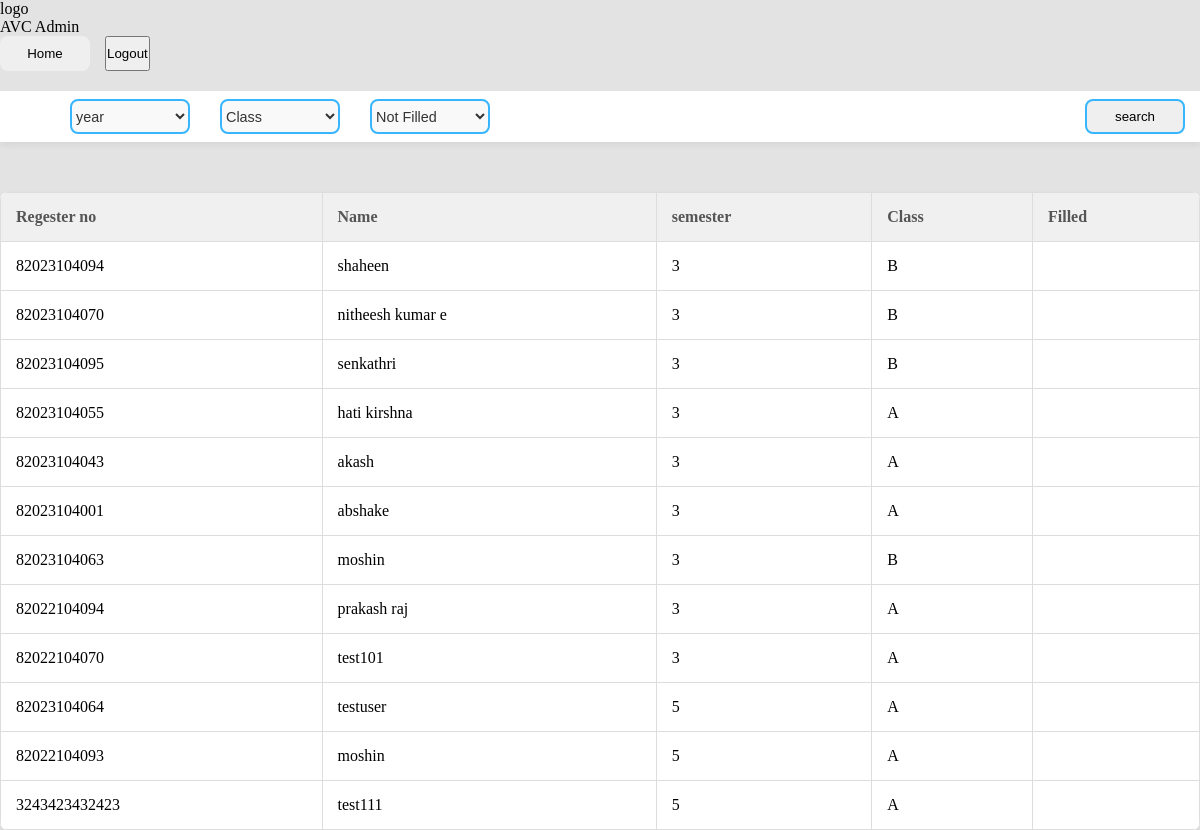
The page /student/ on the database as committed earlier.
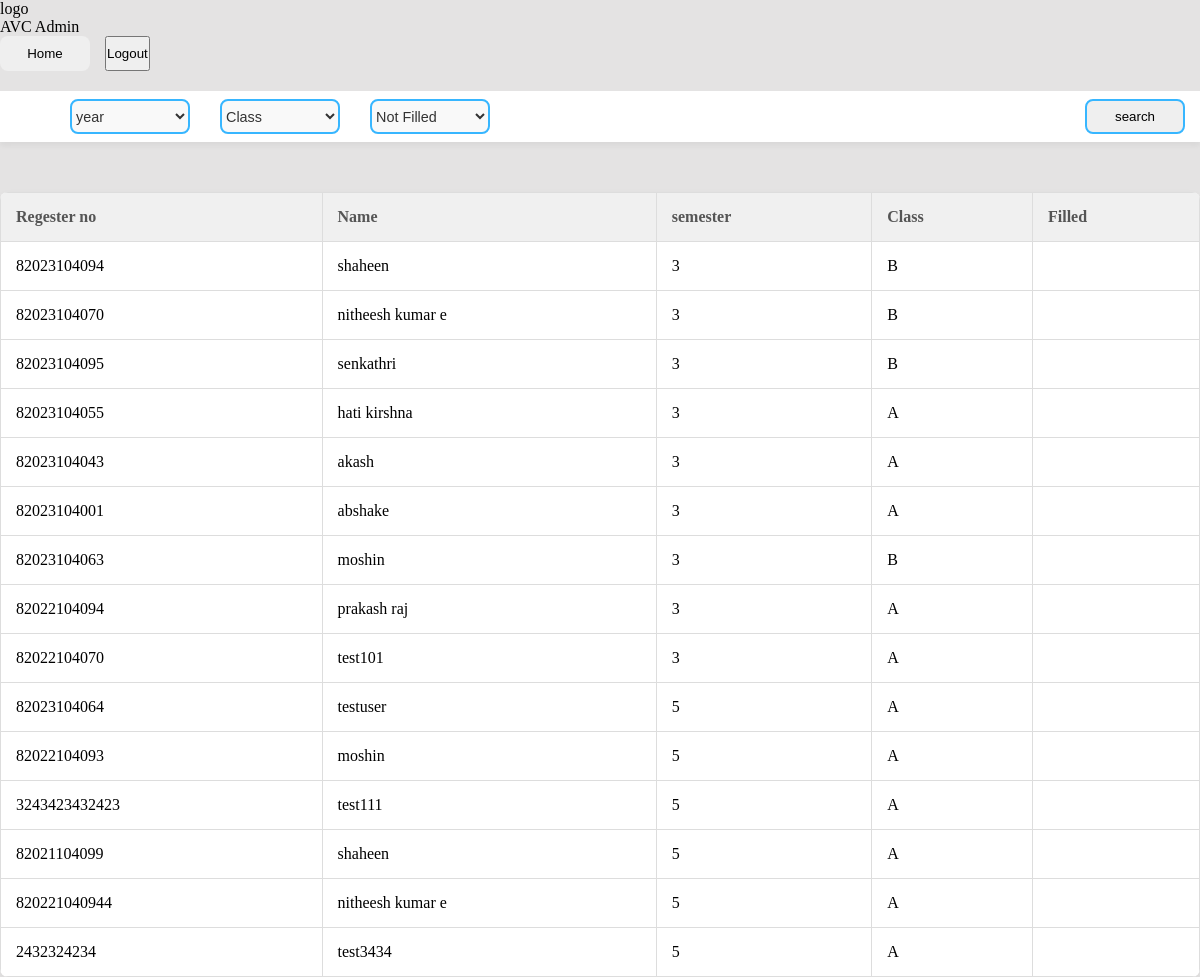
The same page on the database as committed later.
### core/models.py (models this page shows, shortened)
class Student(models.Model):
    name = models.CharField(max_length=20)
    regno = models.BigIntegerField(unique=True)
    dept = models.CharField(max_length=50,choices=DEPARTMENT)
    section = models.CharField(max_length=1)
    semester = models.SmallIntegerField()

### core/views.py (the view, shortened to what this page needs)
# urls.py: path('student/',views.StudentCheck.as_view(),name='student'),
class StudentCheck(View):
    template_name = 'admin/student.html'
    def get(self,request):
        student = Student.objects.all()
        return render(self.request,self.template_name,{'students':student})

### templates/admin/student.html (shortened to what this page needs)
{% extends 'admin/nav.html' %}
{% load static %}
{% block header %}
<link rel="stylesheet" href="{% static 'css/student.css' %}">
{% endblock %}
{% block content %}
<form action="{% url 'student' %}" method="post">
    <div class="filters">
        <div class="main_features">
            <div>
                <select class="features" name="year">
                <option value="">year</option>
                </select>
            </div>
            <div>
                <select class="features" name="class">
                <option value="">Class</option>
                </select>
            </div>
            <div>
                <select class="features" name="choices">
                <option value="">Not Filled</option>
                </select>
            </div>
        </div>
        <div class="search">
        <button type="submit" class="search_bar"> search </button>
        </div>
    </div>
</form>
<table>
    <thead>
        <tr>
            <th>Regester no</th>
            <th>Name</th>
            <th>semester</th>
            <th>Class</th>
            <th>Filled</th>
        </tr>
    </thead>
    <tbody>
        {% for student in students %}
        <tr>
            <td>{{student.regno}}</td>
            <td>{{student.name}}</td>
            <td>{{student.semester}}</td>
            <td>{{student.section}}</td>
            <td></td>
        </tr>
        {% endfor %}
    </tbody>
</table>
{% endblock %}

### templates/admin/nav.html (shortened to what this page needs)
{% load static %}
<!DOCTYPE html>
<html lang="en">
<head>
    <link rel="stylesheet" href="{% static 'css/nav.html' %}">
    {% block header %}
    {% endblock %}
</head>
<body>
    <nav>
        <div class="nav_rig">
            <div class="logo">
                logo
            </div>
            <div class="logo">
                AVC Admin
            </div>
        </div>
        <div class="buttons">
            <button onclick="admin()" class="but">Home</button>
            <button class="log_but">Logout</button>
        </div>
    </nav>
    {% block content %}
    {% endblock %}
</body>
</html>

### static/css/student.css (style rules this page uses)
* { padding: 0; margin: 0; box-sizing: border-box; }
body { font-family: "Trirong", serif; background-color: rgb(228, 227, 227); }
.buttons { display: flex; gap: 15px; }
.but { height: 35px; width: 90px; border-radius: 8px; border: none; cursor: pointer; transition: background-color 0.3s ease; }
.filters { display: flex; justify-content: space-between; align-items: center; padding: 8px 15px 8px 30px; margin-top: 20px; background-color: #fff; box-shadow: 0 4px 6px rgba(0, 0, 0, 0.05); }
.main_features { display: flex; gap: 30px; padding-left: 40px; }
.features { width: 120px; height: 35px; border: 2px solid #37b6ff; border-radius: 8px; display: flex; justify-content: center; align-items: center; background-color: #f9f9f9; font-size: 0.9em; color: #333; }
.search { display: flex; align-items: center; }
.search_bar { height: 35px; width: 100px; padding: 5px 10px; border-radius: 8px; border: 2px solid #37b6ff; outline: none; }
table { width: 100%; border-collapse: collapse; background-color:white; border-radius: 8px; overflow: hidden; box-shadow: 0 4px 10px rgba(0, 0, 0, 0.05); margin-top: 50px; }
th, td { padding: 15px; border: 1px solid #ddd; text-align: left; }
th { background-color: #f0f0f0; font-weight: bold; color: #555; }

Rows that differ between the two databases and show on the page:
added Student: regno "82021104099", name "shaheen", semester "5", section "A"
added Student: regno "820221040944", name "nitheesh kumar e", semester "5", section "A"
added Student: regno "2432324234", name "test3434", semester "5", section "A"
